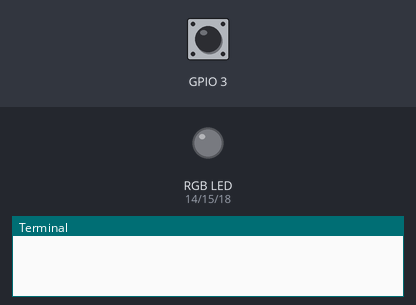
Bench run of a program on a simulated Raspberry Pi (BCM pin numbers). Parts: an RGB LED mixed from three pins (HIGH = lit), the last lines printed to the terminal. The inputs (shaded band) are chosen by the test bench; at power-on: GPIO 3 HIGH.

Above: at 1.2 s.
1.3 s: GPIO 3 pulled LOW for 0.15 s
At 2.2 s:
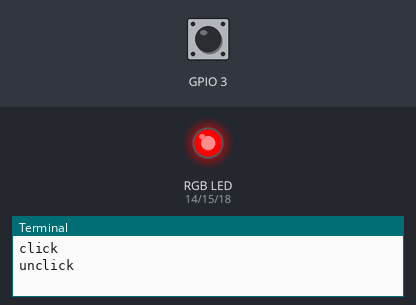
3.0 s: GPIO 3 pulled LOW for 1 s
At 5.2 s:
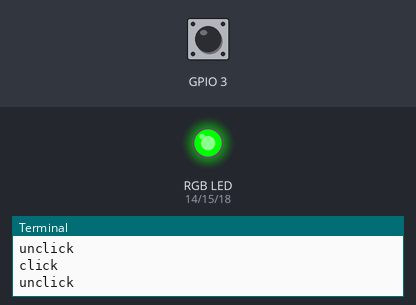
5.5 s: GPIO 3 pulled LOW for 0.15 s
At 6.6 s:
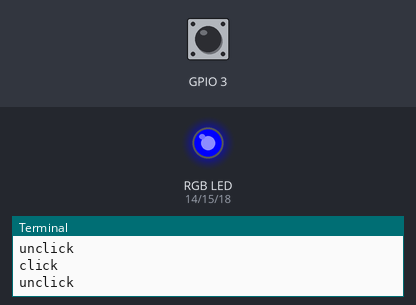
7.2 s: GPIO 3 pulled LOW for 3.2 s
At 11.4 s:
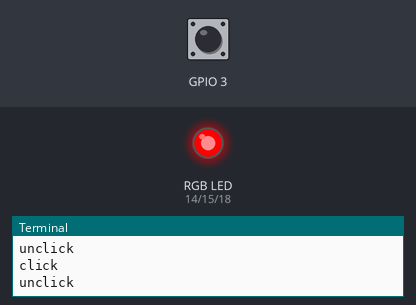
Timing chart, 0 to 12.9 s (numbered marks = the images above; inputs shaded):
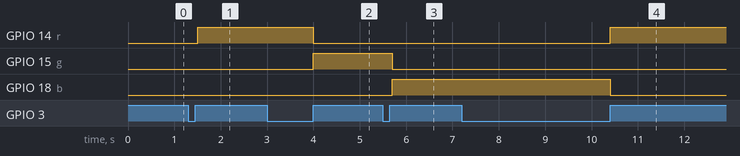

The program:

rgb_button.py
```python
import RPi.GPIO as GPIO
import time
import itertools

GPIO.setmode(GPIO.BCM)

pins = {"r":14, "g":15, "b":18}

for pin in pins.values():
	GPIO.setup(pin, GPIO.OUT)

def setcolor(color):
	for pin in pins.keys():
		GPIO.output(pins.get(pin), (color == pin))


GPIO.setup(3, GPIO.IN, pull_up_down=GPIO.PUD_UP)

triggered=False

iterator=itertools.cycle(pins)

while (True):
	time.sleep(0.1)

	if (not triggered and not GPIO.input(3)):
		triggered = True
		print("click")
	elif (triggered and GPIO.input(3)):
		setcolor(next(iterator))
		triggered = False
		print("unclick")
```

Measured:
- after the input at 1.3 s, GPIO 14 (r): LOW → HIGH after 0.20 s
- after the input at 3.0 s, GPIO 14 (r): HIGH → LOW after 1.0 s; GPIO 15 (g): LOW → HIGH after 1.0 s
- after the input at 5.5 s, GPIO 15 (g): HIGH → LOW after 0.20 s; GPIO 18 (b): LOW → HIGH after 0.20 s
- after the input at 7.2 s, GPIO 14 (r): LOW → HIGH after 3.2 s; GPIO 18 (b): HIGH → LOW after 3.2 s
